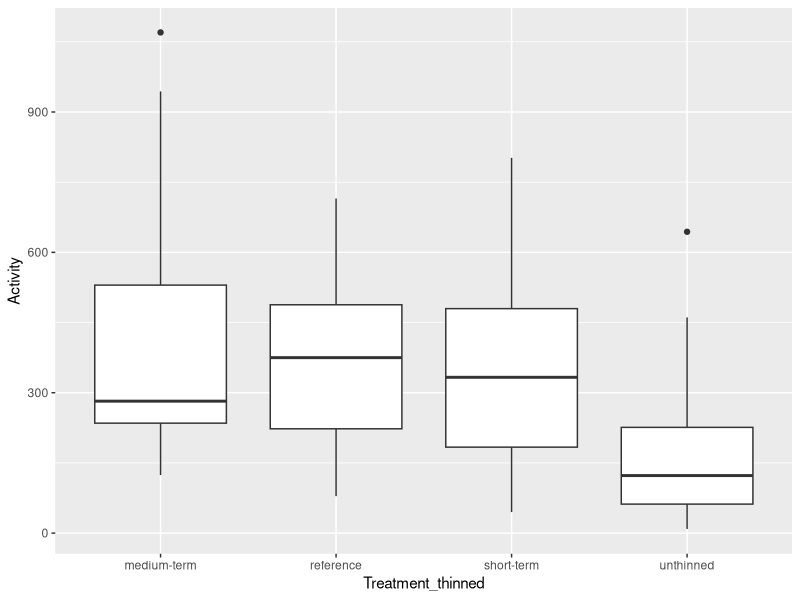
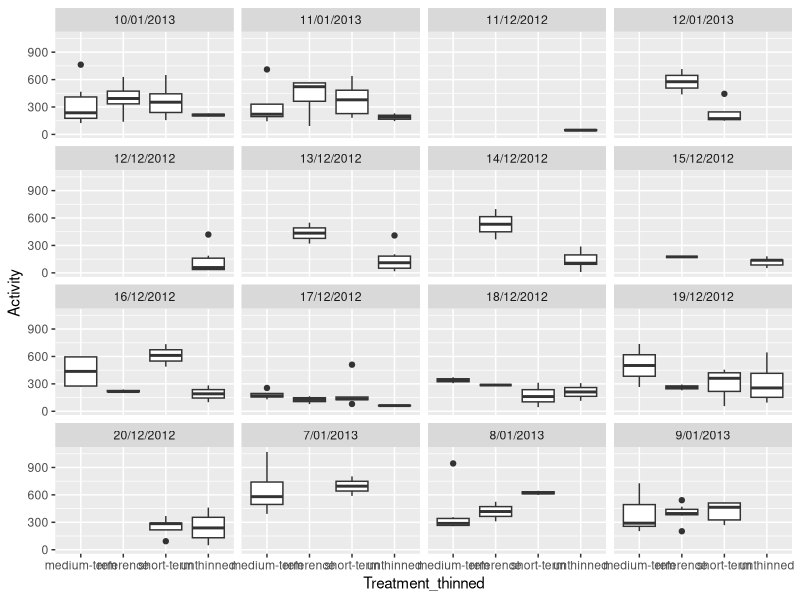
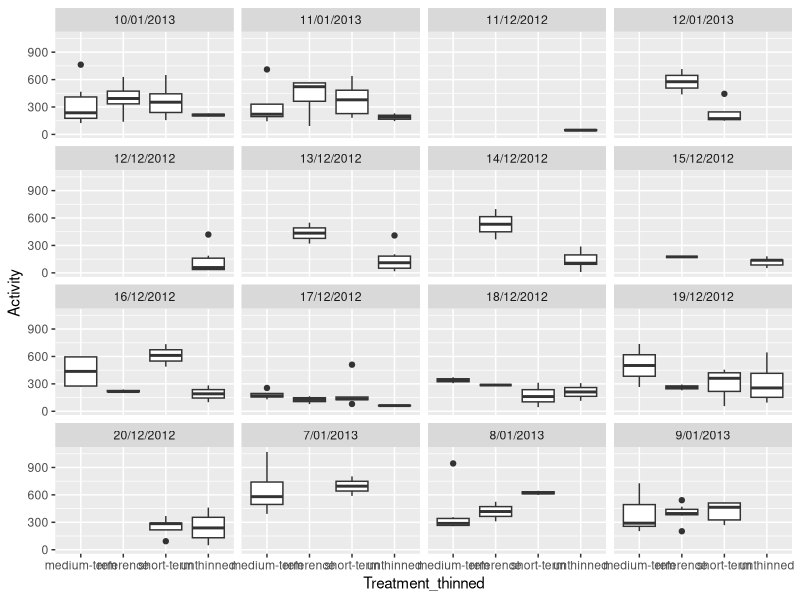
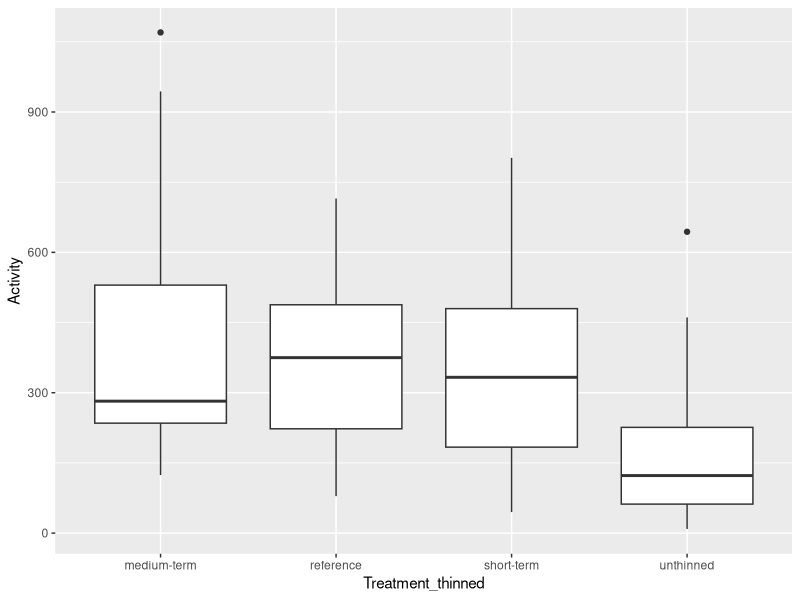
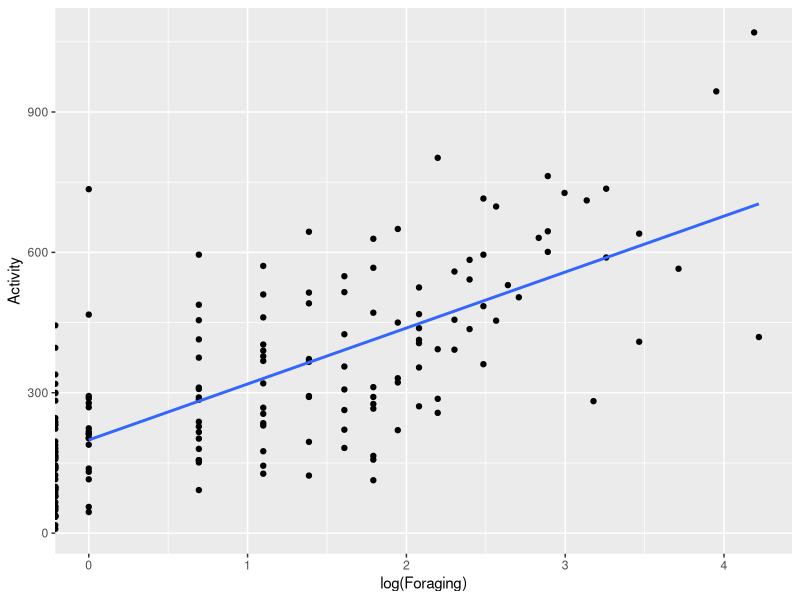

Write R code to recreate these figures, in order.
## ---- chunk 1
knitr::opts_chunk$set(echo = TRUE)
## ---- chunk 2
print(paste0("The sum of 3 and 2 is ", 3+2))  #add 3+2
mean(c(1,2,3)) #take the mean of 1, 2, and 3
y <- 3+2  #store the sum of 3 and 2 as a variable called y
y   #print y
remove(y)   #remove  y from the environment
y <- c(1,2,3)   #store the vector of 1, 2, and 3 as a variable called y
mean(y)   #Use the function, mean(), to calculate the mean of vector y (to calculate the mean of 1, 2, and 3) and print the answer (aka output of the function)
z <- mean(y) #Store the output from mean(y) in the variable, z
## ---- chunk 3
my_name <- "Mercedes"
my_name
dogs <- c("rottweiler", "husky", "malamute", "chihuahua", "golden retriever")

## ---- chunk 4
new <- 13
new2 <- new*1345

my_name <- "Mercedes"
friends_name <- "Eli"

c(my_name, friends_name)
## ---- chunk 5
getwd()
## ---- chunk 6
getwd()
## ---- chunk 7
install.packages("tidyverse")
## ---- chunk 8
library(tidyverse)
## ---- chunk 9
read_csv("Data/Bats_data.csv")
## ---- chunk 10
bats <- read_csv("Data/Bats_data.csv")

View(bats)
## ---- chunk 11
bats$Date
bats$Activity

## ---- chunk 12
5 == 5
x <- 5
x == 5
x > 5
x >= 5
x > 5 | x >=5
x > 5 & x >= 5
y<- "hello"
y == "hello"
x > 5 | y == "hello"
x > 5 & y == "hello"

## ---- chunk 13
filter(bats, bats$Treatment_thinned == "medium-term")
filter(bats, Treatment_thinned == "medium_term")

bats %>% 
  filter(Treatment_thinned == "medium-term") %>% 
  filter(Foraging > 10)

## ---- chunk 14
filtered_bats <- bats %>% 
  filter(Date == "7/01/2013")

max(filtered_bats$Activity)
## ---- chunk 15
##Boxplot of Treatment_thinned on the x-axis and Activity on the y-axis
bats %>% 
ggplot()+ #If no mapping in ggplot, any additional geom_ functions will need their own mapping statements, see below
  geom_boxplot(mapping = aes(x = Treatment_thinned, y = Activity)) #boxplot

#Boxplots separated out by date
bats %>% 
ggplot(mapping = aes(x = Treatment_thinned, y = Activity))+
  geom_boxplot()+ #boxplot
  facet_wrap(facets = vars(Date))

#or....
plot <- bats %>% 
  ggplot(mapping = aes(x = Treatment_thinned, y = Activity))+
  geom_boxplot() #boxplot

plot +
  facet_wrap(facets = vars(Date)) #Tip: facets = ~Date is Shorthand for facets = vars(Date).  

#_______________________________________________________________________________
##Scatter plot of 

plot2 <- bats %>% 
  ggplot(mapping = aes(x = log(Foraging), y = Activity))+ #if mapping in ggplot, x and y will be handed to any geom_ functions afterwards.
  geom_point()+ #scatter plot
  geom_smooth(method = "lm", se = FALSE) #plot a smooth curve of the linear regression line (linear model) of the data

plot

plot2
